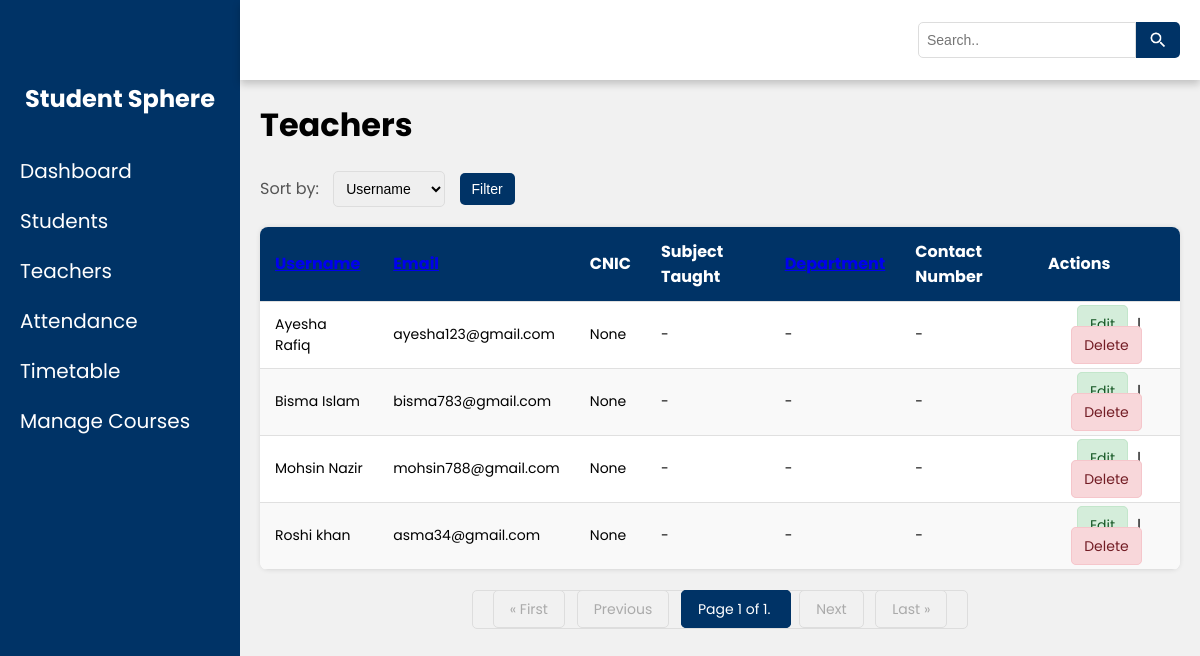
Screenshot of /teachers/?sort=username with the database file from the repository.
### student_management_app/models.py (models this page shows, shortened)
class Teacher(models.Model):
    user = models.OneToOneField(UserProfile, on_delete=models.CASCADE, primary_key=True)
    verification_code = models.CharField(max_length=100, blank=True, null=True)
    cnic = models.CharField(max_length=15, blank=True, null=True)
    subject_taught = models.CharField(max_length=100, blank=True, null=True)
    department = models.CharField(max_length=100, blank=True, null=True)
    contact_number = models.CharField(max_length=20, blank=True, null=True)

class UserProfile(AbstractUser):
    ROLE_CHOICES = [
        ('student', 'Student'),
        ('teacher', 'Teacher'),
        ('admin', 'Admin'),
    ]
    role = models.CharField(max_length=10, choices=ROLE_CHOICES, default='student')

### student_management_app/views.py (the view)
# urls.py: path('teachers/', views.teacher_list, name='teacher_list'),
def teacher_list(request):
    teachers = Teacher.objects.all()
    search_term = request.GET.get('search')
    if search_term:
        teachers = teachers.filter(
            Q(user__username__icontains=search_term) |
            Q(user__email__icontains=search_term) |
            Q(subject_taught__icontains=search_term) |
            Q(department__icontains=search_term)
        )
        teachers = teachers.annotate(
            relevance=Case(
                When(user__username__icontains=search_term, then=Value(10)),
                When(user__email__icontains=search_term, then=Value(5)),
                default=Value(1),
                output_field=IntegerField(),
            ),
            name_length=Length('user__username')
        ).order_by('-relevance',
                     'name_length')  # Important: Order by relevance and then name_length
    else:
        teachers = teachers.annotate(
            relevance=Value(0, output_field=IntegerField()),
            name_length=Length('user__username')
        )
    sort_by = request.GET.get('sort')
    if sort_by:
        if sort_by == 'username':
            teachers = teachers.order_by('user__username')
        elif sort_by == 'email':
            teachers = teachers.order_by('user__email')
        elif sort_by == 'department':
            teachers = teachers.order_by('department')
        elif sort_by == 'cnic':
            teachers = teachers.order_by('cnic')
        elif sort_by == 'contact_number':
            teachers = teachers.order_by('contact_number')
        elif sort_by == 'subject_taught':
            teachers = teachers.order_by('subject_taught')
        else:
            teachers = teachers.order_by('pk')  # Default to primary key if sort is invalid
    else:
        teachers = teachers.order_by('pk')  # Default ordering
    paginator = Paginator(teachers, 10)
    page_number = request.GET.get('page')
    page_obj = paginator.get_page(page_number)
    context = {
        'page_obj': page_obj,
        'search_term': search_term,
        'sort_by': sort_by,
    }
    return render(request, 'admin_teachers.html', context)

### student_management_app/context_processors.py (called while the page is built)
def user_role_processor(request):
    user_role = None
    if request.user.is_authenticated:
        user_role = getattr(request.user, 'role', 'Role_Attribute_Missing_In_Model')
        logger.info(f"Context Processor: User '{request.user.username}' is authenticated. Role found: '{user_role}'")
    else:
        logger.info("Context Processor: User is NOT authenticated.")
    return {'user_role': user_role}

### student_management_app/templates/admin_teachers.html (shortened to what this page needs)
<!DOCTYPE html>
<html lang="en">
<head>
    <link rel="stylesheet" href="/static/css/style4.css">
</head>
<body>
    <div class="side-menu">
        <br><br>
        <div class="fyp-name">
            <h2>Student Sphere</h2>
        </div>
        <ul>
            <li><a href="{% url 'admin_panel' %}">Dashboard</a></li>
            <li><a href="{% url 'student_list' %}">Students</a></li>
            <li><a href="{% url 'teacher_list' %}">Teachers</a></li>
            <li><a href="/selectsem/">Attendance</a></li>
            <li class="dropdown">
                <a href="{% url 'admin_timetable' %}">Timetable</a>
            </li>
            <li><a href="{% url 'admin_courses' %}">Manage Courses</a></li>
        </ul>
    </div>
    <div class="container">
        <div class="header">
            <div class="nav">
                <div class="search">
                    <form method="GET" action="{% url 'teacher_list' %}">
                        <input type="text" name="search" placeholder="Search.." value="{% if search_term %}{{ search_term }}{% endif %}">
                        <button type="submit"><img src="/static/images/search.png/" alt=""></button>
                    </form>
                </div>
            </div>
        </div>
        <div class="content">
            <h1>Teachers</h1>
             <div class="sorting-options">
                    <form method="GET" action="{% url 'teacher_list' %}">
                        <label for="sort">Sort by:</label>
                        <select name="sort" id="sort">
                            <option value="username" {% if sort_by == 'username' %}selected{% endif %}>Username</option>
                        </select>
                        <button type="submit">Filter</button>
                    </form>
                </div>
            <table>
                <thead>
                    <tr>
                        <th><a href="{% url 'teacher_list' %}?sort=username{% if search_term %}&search={{ search_term }}{% endif %}">Username</a></th>
                        <th><a href="{% url 'teacher_list' %}?sort=email{% if search_term %}&search={{ search_term }}{% endif %}">Email</a></th>
                        <th>CNIC</th>
                        <th>Subject Taught</th>
                        <th><a href="{% url 'teacher_list' %}?sort=department{% if search_term %}&search={{ search_term }}{% endif %}">Department</a></th>
                        <th>Contact Number</th>
                        <th>Actions</th>
                    </tr>
                </thead>
                <tbody>
                    {% for teacher in page_obj %}
                    <tr>
                        <td>{{ teacher.user.username }}</td>
                        <td>{{ teacher.user.email }}</td>
                        <td>{{ teacher.cnic }}</td>
                        <td>{{ teacher.subject_taught|default:"-" }}</td>
                        <td>{{ teacher.department|default:"-" }}</td>
                        <td>{{ teacher.contact_number|default:"-" }}</td>
                        <td>
                            <a href="{% url 'teacher_edit' teacher.pk %}">Edit</a> |
                            <a href="{% url 'teacher_delete' teacher.pk %}" onclick="confirmDelete(event, '{% url 'teacher_delete' teacher.pk %}')">Delete</a>
                        </td>
                    </tr>
                    {% empty %}
                    <tr><td colspan="7">No teachers found.</td></tr>
                    {% endfor %}
                </tbody>
            </table>
            <div class="pagination">
                <span class="step-links">
                    {% if page_obj.has_previous %}
                        <a href="?page=1{% if search_term %}&search={{ search_term }}{% endif %}{% if sort_by %}&sort={{ sort_by }}{% endif %}">&laquo; First</a>
                        <a href="?page={{ page_obj.previous_page_number }}{% if search_term %}&search={{ search_term }}{% endif %}{% if sort_by %}&sort={{ sort_by }}{% endif %}">Previous</a>
                    {% else %}
                        <span class="disabled">&laquo; First</span>
                        <span class="disabled">Previous</span>
                    {% endif %}
                    <span class="current">
                        Page {{ page_obj.number }} of {{ page_obj.paginator.num_pages }}.
                    </span>
                    {% if page_obj.has_next %}
                        <a href="?page={{ page_obj.next_page_number }}{% if search_term %}&search={{ search_term }}{% endif %}{% if sort_by %}&sort={{ sort_by }}{% endif %}">Next</a>
                        <a href="?page={{ page_obj.paginator.num_pages }}{% if search_term %}&search={{ search_term }}{% endif %}{% if sort_by %}&sort={{ sort_by }}{% endif %}">Last &raquo;</a>
                    {% else %}
                        <span class="disabled">Next</span>
                        <span class="disabled">Last &raquo;</span>
                    {% endif %}
                </span>
            </div>
        </div>
    </div>
</body>
</html>

### student_management_app/static/css/style4.css (style rules this page uses)
body { font-family: 'Poppins', sans-serif; background-color: #f1f1f1; margin: 0; padding: 0; display: flex; min-height: 100vh; }
.container .header .nav { display: flex; align-items: center; width: auto; justify-content: flex-end; }
.container .header .nav .search { display: flex; align-items: center; margin-left: 20px; }
.container .header .nav .search form { display: flex; }
.container .header .nav .search input[type=text] { border: 1px solid #ddd; padding: 8px; border-radius: 5px 0 0 5px; margin-right: 0; width: 200px; font-size: 14px; }
.container .header .nav .search button { width: auto; height: auto; border: none; display: flex; align-items: center; justify-content: center; background-color: #003366; border-radius: 0 5px 5px 0; cursor: pointer; padding: 8px 12px; }
.container .header .nav .search button img { width: 20px; height: 20px; filter: brightness(0) invert(1); }
.content { position: relative; margin-top: 60px; min-height: 90vh; background: #f1f1f1; padding: 20px; box-sizing: border-box; }
.sorting-options { margin-bottom: 20px; display: flex; align-items: center; }
.sorting-options label { margin-right: 10px; font-size: 16px; color: #555; }
.sorting-options select { padding: 8px; border-radius: 5px; border: 1px solid #ddd; font-size: 14px; margin-right: 10px; }
.content table { width: 100%; border-collapse: collapse; margin-top: 20px; box-shadow: 0 0 5px rgba(0, 0, 0, 0.1); border-radius: 8px; overflow: hidden; background-color: white; }
.content th, .content td { padding: 12px 15px; text-align: left; border-bottom: 1px solid #e0e0e0; font-size: 14px; }
.content th { background-color: #003366; color: white; font-weight: bold; font-size: 16px; }
.content tbody tr:nth-child(even) { background-color: #f9f9f9; }
.content td a { color: #0055a5; text-decoration: none; margin-right: 10px; transition: color 0.3s ease; font-size: 16px; }
.content tbody tr td:last-child { text-align: center; }
.content tbody tr td:last-child a { margin: 0 5px; padding: 8px 12px; border-radius: 5px; font-size: 14px; }
.content tbody tr td:last-child a:first-child { background-color: #d4edda; color: #155724; border: 1px solid #c3e6cb; }
.content tbody tr td:last-child a:last-child { background-color: #f8d7da; color: #721c24; border: 1px solid #f5c6cb; }
.pagination { display: flex; justify-content: center; margin-top: 20px; }
.pagination a, .pagination span { padding: 8px 16px; text-decoration: none; border: 1px solid #ddd; margin: 0 4px; border-radius: 5px; color: #333; font-size: 14px; }
.pagination .current { background-color: #003366; color: white; border-color: #003366; }
.pagination .disabled { color: #aaa; pointer-events: none; border-color: #ddd; }
.sorting-options button { background-color: #003366; color: white; border: none; padding: 8px 12px; border-radius: 5px; cursor: pointer; font-size: 14px; }
.side-menu { position: fixed; background: #003366; width: 20vw; min-height: 100vh; display: flex; flex-direction: column; }
.side-menu .fyp-name { color: white; height: 12vh; display: flex; align-items: center; justify-content: center; }
.side-menu ul { list-style: none; padding: 0; margin: 0; width: 100%; }
.side-menu li { font-size: 20px; padding: 10px 20px; color: white; display: flex; align-items: flex-start; justify-content: flex-start; list-style: none; }
.side-menu ul li a { text-decoration: none; color: inherit; display: block; }
.dropdown { position: relative; }
.container { position: absolute; right: 0; width: 80vw; height: 100vh; background: #f1f1f1; }
.container .header { position: fixed; top: 0; right: 0; width: 80vw; height: 10vh; background: white; display: flex; align-items: center; justify-content: flex-end; box-shadow: 0 4px 8px 0 rgba(0, 0, 0, 0.2); z-index: 1; padding: 0 20px; box-sizing: border-box; }

### rows the page displays
Teacher: user.username "Ayesha Rafiq", user.email "ayesha123@gmail.com", cnic "None", subject_taught "-", department "-", contact_number "-"
Teacher: user.username "Bisma Islam", user.email "bisma783@gmail.com", cnic "None", subject_taught "-", department "-", contact_number "-"
Teacher: user.username "Mohsin Nazir", user.email "mohsin788@gmail.com", cnic "None", subject_taught "-", department "-", contact_number "-"
Teacher: user.username "Roshi khan", user.email "asma34@gmail.com", cnic "None", subject_taught "-", department "-", contact_number "-"

### other values shown
{{ page_obj.number }} "1"
{{ page_obj.paginator.num_pages }} "1"
